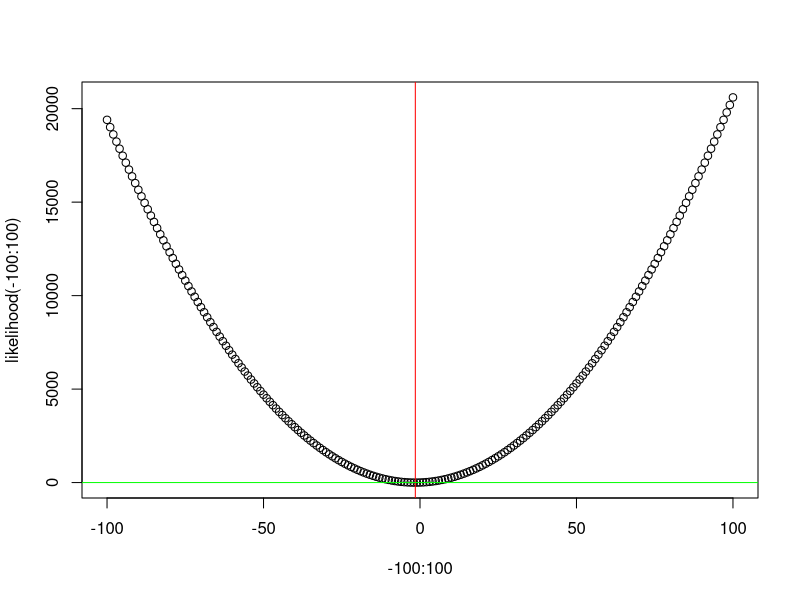
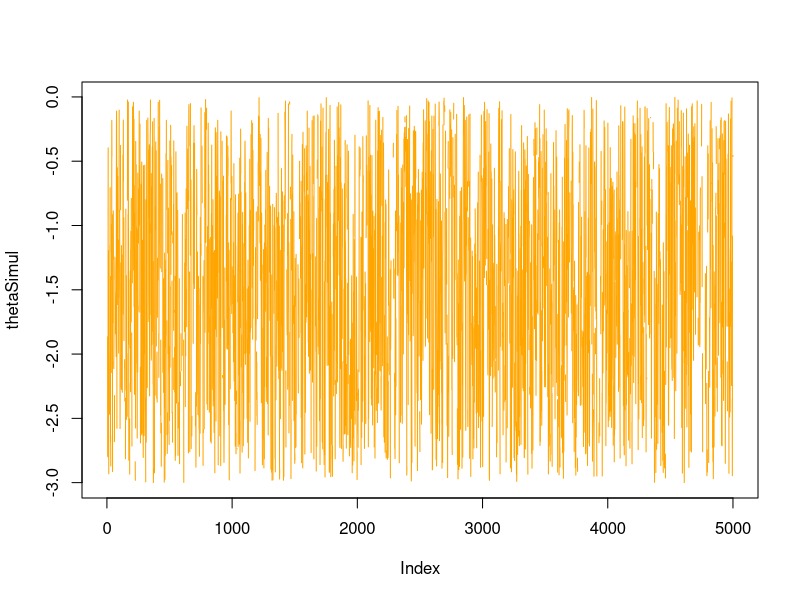
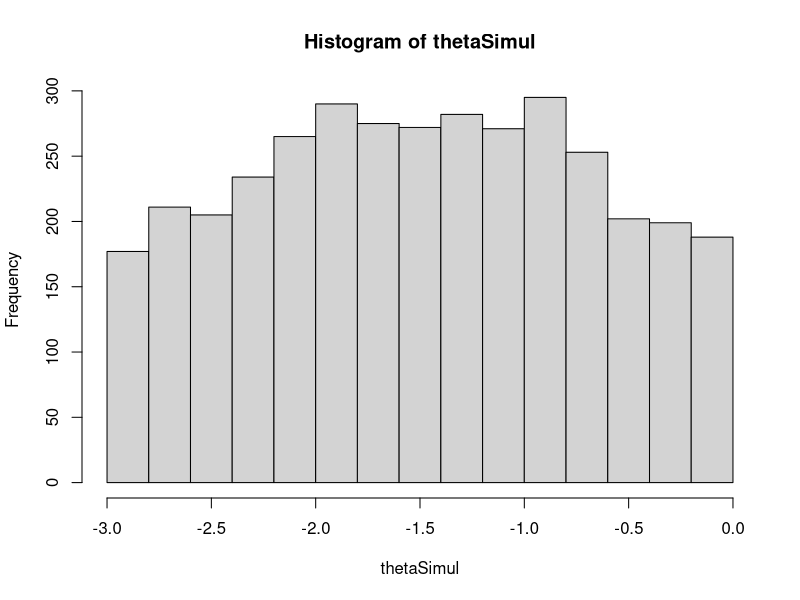

These charts were generated, in order, by the following R code:
## fonction de vraisemblance  ##
set.seed(0)
likelihood <- function (x) {
  2*x^2+6*x+3
}

#initialisation
position_theta <- 0
v1 <- likelihood (position_theta)
thetaSimul <- c()
v2Simul <- c()

# exploration
for (i in 1:5000) {
  pas <- rnorm(n=1, mean=0, sd=1)
  
  proposition_theta <- position_theta + pas
  v2 <- likelihood (proposition_theta)
  
  if (v2<v1){
    position_theta <- proposition_theta
    
    thetaSimul[i] <- position_theta
    v2Simul[i] <- v2
    
    print(paste("Abscisse :", position_theta, "Ordonnee :", v2 , "Accepté"))
  } else {
    print(paste("Abscisse :", position_theta, "Ordonnee :", v2 , " : Rejeté"))
  }
}

plot(x=-100:100,y=likelihood(-100:100))

# espérance theta et likelihood de theta
thetaMean <- mean(thetaSimul, na.rm=TRUE)
thetaMean
abline(v= thetaMean, col = "red")
LhMean <- mean(v2Simul, na.rm = TRUE)
abline(h = LhMean, col = "green")

plot(thetaSimul, type = "l", col = "orange")
hist(thetaSimul)
